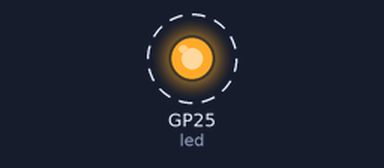
Recording of a program running on a simulated Raspberry Pi Pico running MicroPython. Parts: output pins drawn as LEDs (lit = HIGH). Dashed ring = blinking.

Above: at 0.2 s.
Timing chart, 0 to 3.0 s (numbered marks = the images above):
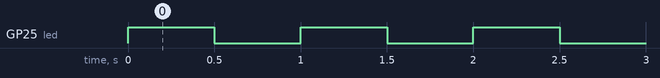

The program:

led_on_off.py
```python
import machine
import time

led = machine.Pin('LED', machine.Pin.OUT)
# while(True):
#     led.on()
#     time.sleep(0.5)
#     led.off()
#     time.sleep(0.5)
# led.value(0)
# led.value(1)
# while True:
#     led.toggle()
#     time.sleep(1)

while True:
    led.toggle()
    # led.off()
    # time.sleep(1)
    # led.on()
    # time.sleep(0.1)
    time.sleep(.5)
```

Measured:
- by itself, GP25 (led): alternates HIGH for 0.50 s and LOW for 0.50 s
